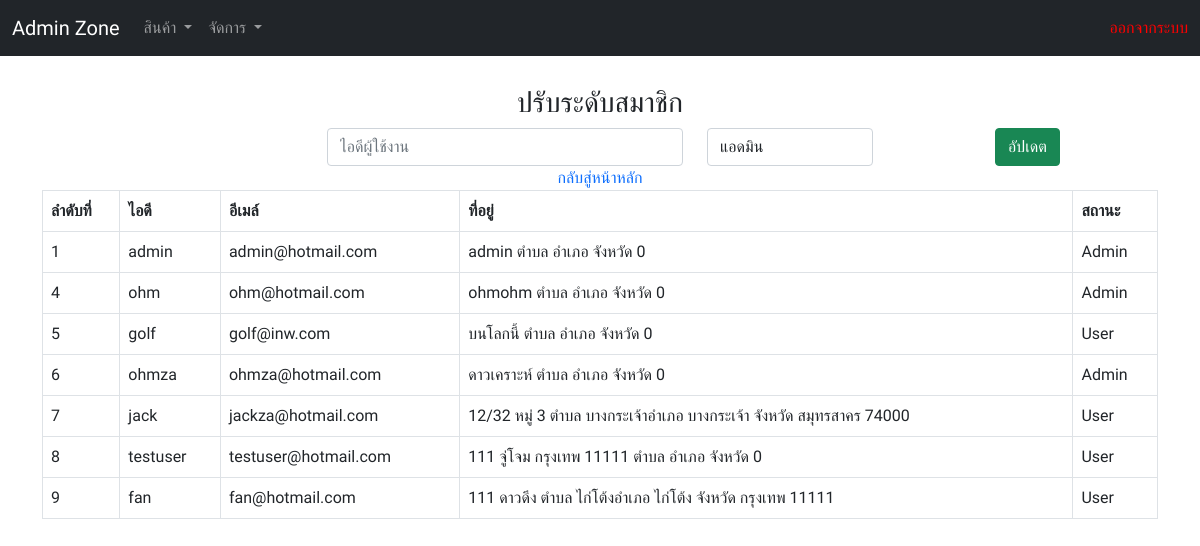
The page /ShoesWebapp/mangeuser.php on the database its author committed.
### tables this page shows
CREATE TABLE `user` (
  `User_Id` int(255) NOT NULL,
  `User_Username` varchar(255) NOT NULL,
  `User_Firstname` varchar(255) NOT NULL,
  `User_Lastname` varchar(255) NOT NULL,
  `User_Password` varchar(255) NOT NULL,
  `User_Email` varchar(255) NOT NULL,
  `User_Phone` int(255) NOT NULL,
  `User_Address` varchar(255) NOT NULL,
  `User_Tambon` varchar(255) NOT NULL,
  `User_Amphoe` varchar(255) NOT NULL,
  `User_Province` varchar(255) NOT NULL,
  `User_Zipcode` int(255) NOT NULL,
  `User_Status` varchar(255) NOT NULL
);

### ShoesWebapp/mangeuser.php (the view, shortened to what this page needs)
<?php
    include_once 'database.php';
    $sql = "SELECT * FROM user";
    $result = $conn->query($sql);
?>
<!DOCTYPE html>
<html lang="en">
<head>
    <link href="https://cdn.jsdelivr.net/npm/bootstrap@5.0.2/dist/css/bootstrap.min.css" rel="stylesheet">
    <link rel='stylesheet' href='https://use.fontawesome.com/releases/v5.3.1/css/all.css'>
    <link rel="stylesheet" href="./css/style.css">
</head>
<body>
<nav class="navbar navbar-expand-lg navbar-dark  bg-dark">
    <div class="container-fluid">
        <a class="navbar-brand" href="./admin.php">Admin Zone</a>
        <div class="collapse navbar-collapse" id="navbarSupportedContent">
        <ul class="navbar-nav me-auto mb-2 mb-lg-0">
            <li class="nav-item dropdown">
                <a class="nav-link dropdown-toggle" href="#" id="navbarDropdown" role="button" data-bs-toggle="dropdown" aria-expanded="false">
                    สินค้า
                </a>
            </li>
            <li class="nav-item dropdown">
                <a class="nav-link dropdown-toggle" href="#" id="navbarDropdown" role="button" data-bs-toggle="dropdown" aria-expanded="false">
                    จัดการ
                </a>
            </li>
        </ul>
        <form class="d-flex">
                <a href="index.php?logout='1'" style="color: red;"><span>ออกจากระบบ</span></a>
        </form>
        </div>
    </div>
    </nav>
    <section>
        <div class="container">
            <div class="row">
                   <center>
                   <h3>ปรับระดับสมาชิก</h3>
                    <form class="change-member-form" action="./mangeuser_form.php" method="POST">
                        <div class="row">
                        <div class="col-md-3"></div>
                        <div class="col-md-4">
                            <input class="form-control" name="Username" id="Username" type="text" placeholder="ไอดีผู้ใช้งาน">
                        </div>
                        <div class="col-md-2">
                            <select class="form-control" name="Status" id="Status">
                                <option value="Admin">แอดมิน</option>
                            </select>
                        </div>
                        <div class="col">
                            <button class="btn btn-success">อัปเดต</button><br>
                        </div>
                        </div>
                    <a href="admin.php">กลับสู่หน้าหลัก</a>
                   </center>
                <div class="col-md-12 table-responsive">
                    <table class="table table-bordered">
                        <tr>
                            <th>ลำดับที่</th>
                            <th>ไอดี</th>
                            <th>อีเมล์</th>
                            <th>ที่อยู่</th>
                            <th>สถานะ</th>
                        </tr>
                        <?php
                        while($row = mysqli_fetch_array($result, MYSQLI_ASSOC)){
                    ?>
                        <tr>
                            <td><?php echo $row["User_Id"]?></td>
                            <td><?php echo $row["User_Username"]?></td>
                            <td><?php echo $row["User_Email"]?></td>
                            <td><?php echo $row["User_Address"]?> <span>ตำบล </span><?php echo $row["User_Tambon"]?><span>อำเภอ </span><?php echo $row["User_Amphoe"]?>
                            <span>จังหวัด </span><?php echo $row["User_Province"]?> <?php echo $row["User_Zipcode"]?></td>
                            <td><?php echo $row["User_Status"]?></td>
                        </tr>
                    <?php
                        }
                    ?>
                    </table>
                </div>
            </div>
        </div>
    </section>
</body>
</html>

### ShoesWebapp/css/style.css (style rules this page uses)
* { margin: 0; padding: 0; box-sizing: border-box; font-family: "Prompt", sans-serif; }
a { text-decoration: none; }
section { margin-top: 30px; margin-bottom: 30px; }
.nav-link { text-decoration: none; color: white; }

### rows shown on the page
user: User_Id "1", User_Username "admin", User_Email "admin@hotmail.com", User_Address "admin", User_Zipcode "0", User_Status "Admin"
user: User_Id "4", User_Username "ohm", User_Email "ohm@hotmail.com", User_Address "ohmohm", User_Zipcode "0", User_Status "Admin"
user: User_Id "5", User_Username "golf", User_Email "golf@inw.com", User_Address "บนโลกนี้", User_Zipcode "0", User_Status "User"
user: User_Id "6", User_Username "ohmza", User_Email "ohmza@hotmail.com", User_Address "ดาวเคราะห์", User_Zipcode "0", User_Status "Admin"
user: User_Id "7", User_Username "jack", User_Email "jackza@hotmail.com", User_Address "12/32 หมู่ 3", User_Tambon "บางกระเจ้า", User_Amphoe "บางกระเจ้า", User_Province "สมุทรสาคร", User_Zipcode "74000", User_Status "User"
user: User_Id "8", User_Username "testuser", User_Email "testuser@hotmail.com", User_Address "111 จู่โจม กรุงเทพ 11111", User_Zipcode "0", User_Status "User"
user: User_Id "9", User_Username "fan", User_Email "fan@hotmail.com", User_Address "111 ดาวดึง", User_Tambon "ไก่โต้ง", User_Amphoe "ไก่โต้ง", User_Province "กรุงเทพ", User_Zipcode "11111", User_Status "User"
